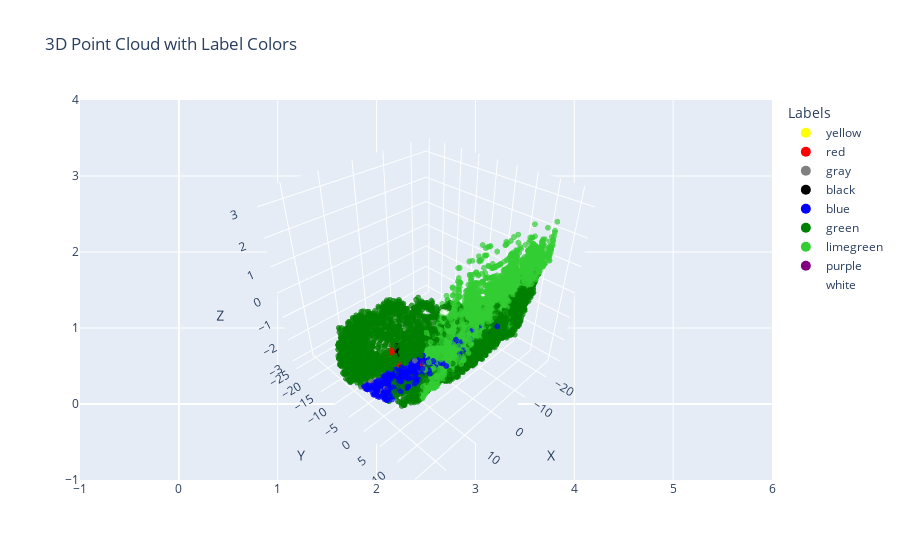

The cell this chart's notebook holds for it:
### Code cell
plot_3D_colors(sampled_df)

### Figure 1 — Plotly figure (JSON) as saved in the notebook; plotly's stock layout.template omitted (floating-point values rounded to 4 significant figures; data arrays with more than 128 entries replaced by an {"elided": "..."} marker saying what was removed)
{"data": [{"hoverinfo": "text", "marker": {"color": {"elided": "16384 str values"}, "opacity": 0.7, "size": 2}, "mode": "markers", "showlegend": false, "text": {"elided": "16384 str values"}, "type": "scatter3d", "x": {"elided": "16384 float values"}, "y": {"elided": "16384 float values"}, "z": {"elided": "16384 float values"}}, {"marker": {"color": "yellow", "size": 10}, "mode": "markers", "name": "yellow", "showlegend": true, "type": "scatter", "x": [null], "y": [null]}, {"marker": {"color": "red", "size": 10}, "mode": "markers", "name": "red", "showlegend": true, "type": "scatter", "x": [null], "y": [null]}, {"marker": {"color": "gray", "size": 10}, "mode": "markers", "name": "gray", "showlegend": true, "type": "scatter", "x": [null], "y": [null]}, {"marker": {"color": "black", "size": 10}, "mode": "markers", "name": "black", "showlegend": true, "type": "scatter", "x": [null], "y": [null]}, {"marker": {"color": "blue", "size": 10}, "mode": "markers", "name": "blue", "showlegend": true, "type": "scatter", "x": [null], "y": [null]}, {"marker": {"color": "green", "size": 10}, "mode": "markers", "name": "green", "showlegend": true, "type": "scatter", "x": [null], "y": [null]}, {"marker": {"color": "limegreen", "size": 10}, "mode": "markers", "name": "limegreen", "showlegend": true, "type": "scatter", "x": [null], "y": [null]}, {"marker": {"color": "purple", "size": 10}, "mode": "markers", "name": "purple", "showlegend": true, "type": "scatter", "x": [null], "y": [null]}, {"marker": {"color": "white", "size": 10}, "mode": "markers", "name": "white", "showlegend": true, "type": "scatter", "x": [null], "y": [null]}], "layout": {"legend": {"title": {"text": "Labels"}}, "scene": {"xaxis": {"title": {"text": "X"}}, "yaxis": {"title": {"text": "Y"}}, "zaxis": {"title": {"text": "Z"}}}, "title": {"text": "3D Point Cloud with Label Colors"}}}
